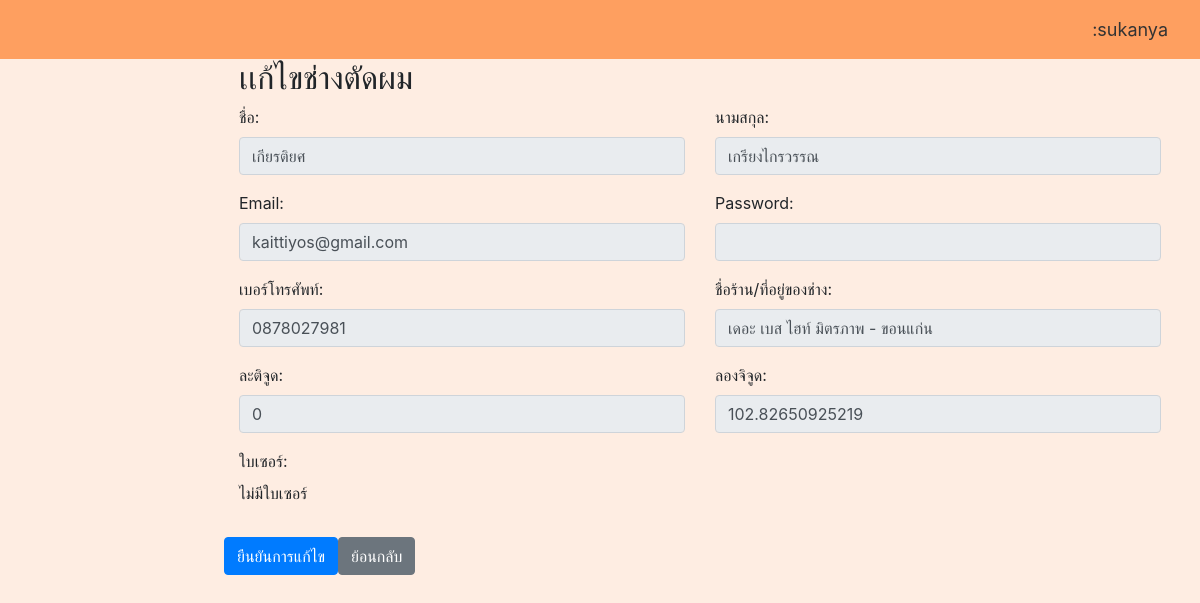
Screenshot of /font_end/hs_formEdit.php?id=3 (signed in) with the database file from the repository.
### tables this page shows
CREATE TABLE `barber` (
  `ba_id` int(11) NOT NULL,
  `ba_name` varchar(50) NOT NULL,
  `ba_lastname` varchar(50) NOT NULL,
  `ba_phone` varchar(12) NOT NULL,
  `ba_email` varchar(50) NOT NULL,
  `ba_password` text NOT NULL,
  `ba_idcard` varchar(13) NOT NULL,
  `ba_namelocation` varchar(255) NOT NULL,
  `ba_latitude` double NOT NULL,
  `ba_longitude` double NOT NULL
);

### font_end/hs_formEdit.php (the view, shortened to what this page needs)
<!DOCTYPE html>
<html lang="en">
<head>
    <link rel="stylesheet" href="https://stackpath.bootstrapcdn.com/bootstrap/4.5.2/css/bootstrap.min.css">
</head>
<body>
    <div class="container">
        <h2>เเก้ไขช่างตัดผม</h2>
        <?php
        if (isset($_GET['id'])) {
            $baId = $_GET['id'];
            require_once '../config.php';
            $stmt = $conn->prepare("SELECT * FROM barber WHERE ba_id = ?");
            $stmt->bind_param("i", $baId);
            $stmt->execute();
            $result = $stmt->get_result();
            if ($result->num_rows > 0) {
                $baData = $result->fetch_assoc();
                $certificate = [];
        ?>
                <form action="../black_end/hs/updateProcess.php" method="POST" enctype="multipart/form-data">
                    <div class="row">
                        <div class="col-md-6">
                            <div class="form-group">
                                <label for="ba_name">ชื่อ:</label>
                                <input type="text" class="form-control" name="ba_name" value="<?= $baData['ba_name']; ?>" required readonly>
                            </div>
                        </div>
                        <div class="col-md-6">
                            <div class="form-group">
                                <label for="ba_lastname">นามสกุล:</label>
                                <input type="text" class="form-control" name="ba_lastname" value="<?= $baData['ba_lastname']; ?>" required readonly>
                            </div>
                        </div>
                        <div class="col-md-6">
                            <div class="form-group">
                                <label for="ba_email">Email:</label>
                                <input type="email" class="form-control" name="ba_email" value="<?= $baData['ba_email']; ?>" required readonly>
                            </div>
                        </div>
                        <div class="col-md-6">
                            <div class="form-group">
                                <label for="ba_password">Password:</label>
                                <input type="password" class="form-control" name="ba_password" required disabled>
                            </div>
                        </div>
                        <div class="col-md-6">
                            <div class="form-group">
                                <label for="ba_phone">เบอร์โทรศัพท์:</label>
                                <input type="phone" class="form-control" name="ba_phone" value="<?= $baData['ba_phone']; ?>" required readonly>
                            </div>
                        </div>
                        <div class="col-md-6">
                            <div class="form-group">
                                <label for="ba_namelocation">ชื่อร้าน/ที่อยู่ของช่าง:</label>
                                <input type="text" class="form-control" id="ba_namelocation" name="ba_namelocation" value="<?= isset($baData['ba_namelocation']) ? $baData['ba_namelocation'] : ''; ?>" required readonly>
                            </div>
                        </div>
                        <div class="col-md-6">
                            <div class="form-group">
                                <label for="ba_latitude">ละติจูด:</label>
                                <input type="text" class="form-control" id="ba_latitude" name="ba_latitude" value="<?= isset($baData['ba_latitude']) ? $baData['ba_latitude'] : ''; ?>" required readonly>
                            </div>
                        </div>
                        <div class="col-md-6">
                            <div class="form-group">
                                <label for="ba_longitude">ลองจิจูด:</label>
                                <input type="text" class="form-control" id="ba_longitude" name="ba_longitude" value="<?= isset($baData['ba_longitude']) ? $baData['ba_longitude'] : ''; ?>" required readonly>
                            </div>
                        </div>
                        <div class="col-md-12">
                            <div class="form-group">
                                <label for='ce_photo'>ใบเซอร์:</label>
                                <div class="certificate-container">
                                    <?php
                                    if (!empty($certificate)) {
                                        $count = 0;
                                        foreach ($certificate as $certificate) {
                                            if ($count >= 3) break;
                                            echo "<img src='../../BBapi/certificate/" . $certificate . "' class='certificate-img'>";
                                            $count++;
                                        }
                                    } else {
                                        echo "<p>ไม่มีใบเซอร์</p>";
                                    }
                                    ?>
                                </div>
                            </div>
                        </div>
                        <button type="button" class="btn btn-primary" id="submitBtn">ยืนยันการแก้ไข</button>
                        <a href="./list_hs.php" class="btn btn-secondary">ย้อนกลับ</a>
                    </div>
                </form>
    </div>
<?php
            } else {
                echo "<p>User not found</p>";
            }
        } else {
            echo "<p>Invalid ba ID</p>";
        }
?>
</body>
</html>
<?php
include '../template/masterblack.php';
?>

### template/masterblack.php (style rules this page uses)
body { display: flex; min-height: 100vh; flex-direction: column; background-color: #fe9f602e; margin: 0; }

### template/headerblack.php (style rules this page uses)
html, body { background-color: fe9f6005; height: 100%; margin: 0; padding: 0; }

### font_end/hs_formEdit.php (style rules this page uses)
body { display: flex; min-height: 100vh; flex-direction: column; background-color: #fe9f602e; margin: 0; }
.certificate-container { display: flex; flex-wrap: wrap; }

### rows the page displays
barber: ba_name "เกียรติยศ", ba_lastname "เกรียงไกรวรรณ", ba_email "kaittiyos@gmail.com", ba_phone "0878027981", ba_namelocation "เดอะ เบส ไฮท์ มิตรภาพ - ขอนแก่น", ba_latitude "0", ba_longitude "102.82650925219"

### other values shown
$_SESSION['ad_name'] "sukanya"
